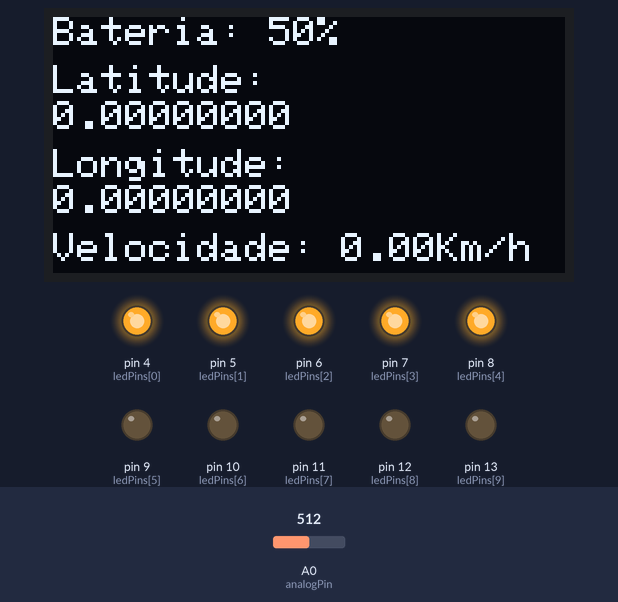
A sketch run on a simulated Arduino Mega 2560, built with avr-gcc and run on an emulated ATmega2560. On the bench: 128×64 one-colour display, output pins drawn as LEDs (lit = HIGH). The inputs (shaded band) are chosen by the test bench; at power-on: A0 (analogPin) = 512.

Above: at 1.2 s.
1.3 s: A0 (analogPin) set to 532
2.8 s: A0 (analogPin) set to 511
At 3.7 s:
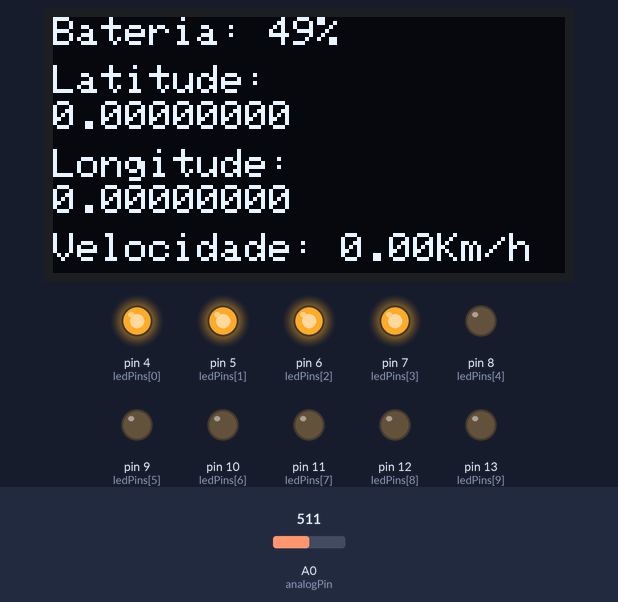
4.3 s: A0 (analogPin) set to 306
At 5.5 s:
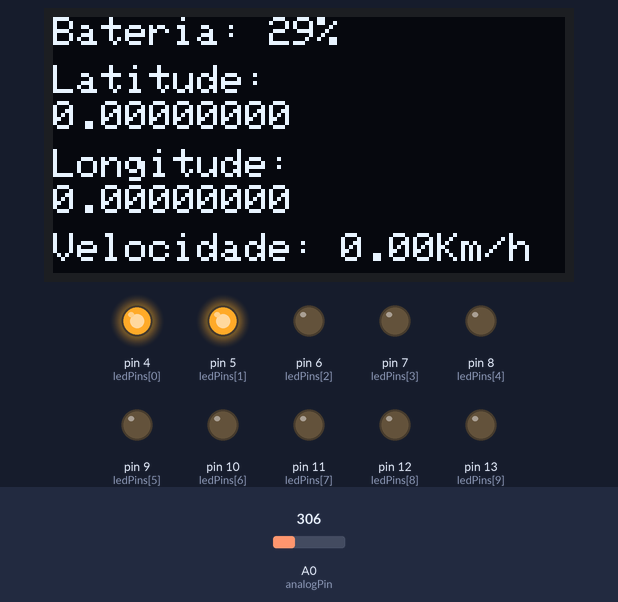
5.8 s: A0 (analogPin) set to 122
At 6.5 s:
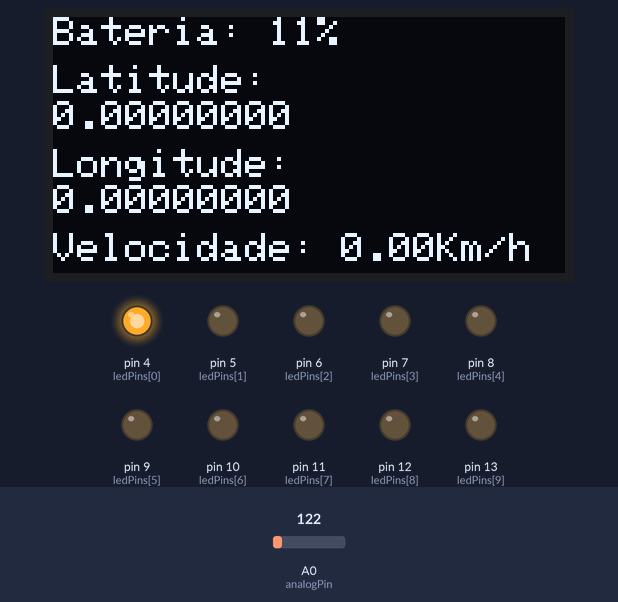
7.3 s: A0 (analogPin) set to 0
At 8.5 s:
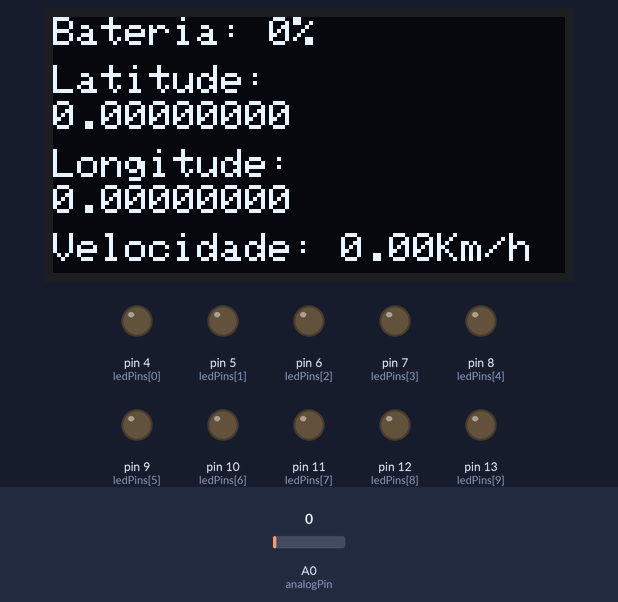
8.8 s: A0 (analogPin) set to 716
At 9.3 s:
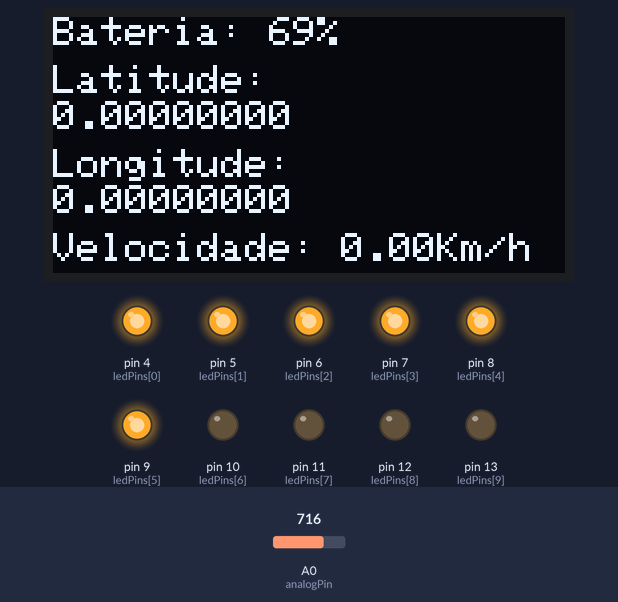
Timing chart, 0 to 11.3 s (numbered marks = the images above; inputs shaded):
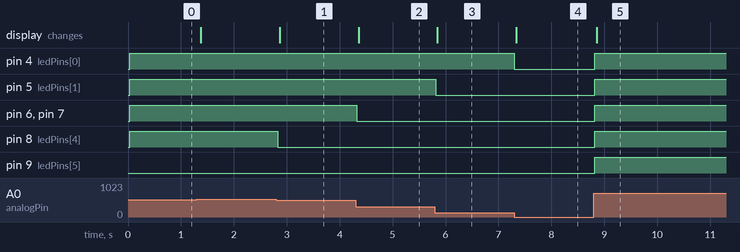

Measured:
- after the input at 2.8 s, pin 8 (ledPins[4]): HIGH → LOW at once; the display: changes after 0.07 s (image 1)
- after the input at 4.3 s, pin 6 (ledPins[2]), pin 7 (ledPins[3]): HIGH → LOW at once; the display: changes after 0.06 s (image 2)
- after the input at 5.8 s, pin 5 (ledPins[1]): HIGH → LOW at once; the display: changes after 0.05 s (image 3)
- after the input at 7.3 s, pin 4 (ledPins[0]): HIGH → LOW at once; the display: changes at once (image 4)
- after the input at 8.8 s, pin 4 (ledPins[0]), pin 5 (ledPins[1]), pin 6 (ledPins[2]), pin 7 (ledPins[3]), pin 8 (ledPins[4]), pin 9 (ledPins[5]): LOW → HIGH at once; the display: changes after 0.06 s (image 5)

The sketch:

main.ino
```cpp
#include "NMEA.h"
#include <SPI.h>
#include <Wire.h>
#include <Adafruit_GFX.h>
#include <Adafruit_SSD1306.h>
#define LEN(arr) ((int)(sizeof(arr) / sizeof(arr)[0]))

// Config GPS
union {
  char bytes[4];
  float valor;
} velocidadeGPS;

float latitude;
float longitude;

NMEA gps(GPRMC);

// Config LED Bar
const int analogPin = A0;
const int ledCount = 10;

int ledPins[] = {
  4, 5, 6, 7, 8, 9, 10, 11, 12, 13
};

// Config Display OLED
const byte SCREEN_WIDTH = 128;
const byte SCREEN_HEIGHT = 64;

const int OLED_RESET = -1;
Adafruit_SSD1306 display(SCREEN_WIDTH, SCREEN_HEIGHT, &Wire, OLED_RESET);

void setup() {
  // Iniciando comunicação serial
  Serial.begin(9600);
  Serial1.begin(9600);  // GPS

  // Iniciando display OLED
  display.begin(SSD1306_SWITCHCAPVCC, 0x3C);
  display.clearDisplay();
  display.setTextSize(1);
  display.setTextColor(SSD1306_WHITE);

  // Definindo todos os leds como saída
  for (int thisLed = 0; thisLed < ledCount; thisLed++) {
    pinMode(ledPins[thisLed], OUTPUT);
  }
}

void loop() {
  // Simulação do sensor de nível de bateria no led bar
  int sensorReading = analogRead(analogPin);
  int ledLevel = map(sensorReading, 0, 1023, 0, ledCount);
  int porcentLevel = map(sensorReading, 0, 1023, 0, 100);

  for (int thisLed = 0; thisLed < ledCount; thisLed++) {
    if (thisLed < ledLevel) {
      digitalWrite(ledPins[thisLed], HIGH);
    } else {
      digitalWrite(ledPins[thisLed], LOW);
    }
  }

  display.clearDisplay();
  display.setCursor(0, 0);
  display.print("Bateria: ");
  display.print(porcentLevel);
  display.println("%");

  while (Serial1.available()) {
    char serialData = Serial1.read();       // Recebendo dados GPS da porta serial

    if (gps.decode(serialData)) {           // Checks if the GPS sentence is valid
      if (gps.gprmc_status() == 'A') {      // Checks if GPS status is 'A'
        velocidadeGPS.valor = gps.gprmc_speed(KMPH);        // Recebendo dados de velocidade em Km/h
      } else {
        velocidadeGPS.valor = 0;
      }

      latitude  = gps.gprmc_latitude();
      longitude = gps.gprmc_longitude();
    }
  }
  display.setCursor(0, 12);
  display.println("Latitude: ");
  display.setCursor(0, 21);
  display.println(latitude, 8);

  display.setCursor(0, 33);
  display.println("Longitude: ");
  display.setCursor(0, 42);
  display.println(longitude, 8);

  display.setCursor(0, 54);
  display.print("Velocidade: ");
  display.print(velocidadeGPS.valor, 2);
  display.println("Km/h");
  display.display();
}
```
